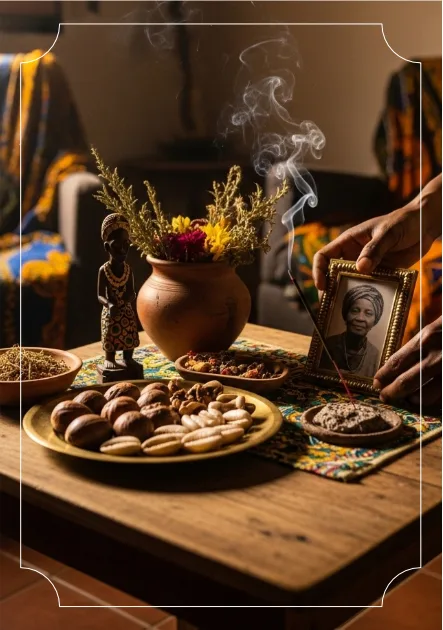
#> input picture bpa/assets/altar@2x.webp, 443 x 630 px
$ python og_imagem.py ../bpa/assets/edu_foto.webp ../bpa/assets/altar@2x.webp
#> lines starting #> are read from the running program, lines starting #| are printed output that depends on the picture
"""Gera a imagem de compartilhamento 1200x630 (WhatsApp/Facebook/Google) de uma página.

Uso: python3 scripts/og_imagem.py <slug> <imagem de origem>
Saída: <slug>/assets/og-<slug>.jpg. Imagem larga é recortada; alta ou quadrada fica
inteira no centro, sobre um fundo desfocado dela mesma.
"""
import os
import sys

from PIL import Image, ImageEnhance, ImageFilter

L, A = 1200, 630


def gerar(origem, destino, fundo_liso='#2b211b'):
#> called with origem = '../bpa/assets/altar@2x.webp', fundo_liso = '#2b211b'
    img = Image.open(origem)
#> img is the input picture: PIL image 443x630 RGB; mean R, G, B 90.6, 61.2, 37
    if img.mode in ('RGBA', 'LA', 'P'):
        # Recorte com fundo transparente (capa, mockup): fica inteiro sobre um fundo liso.
        img = img.convert('RGBA')
        final = Image.new('RGB', (L, A), fundo_liso)
        escala = min((L - 60) / img.width, (A - 60) / img.height)
        frente = img.resize((round(img.width * escala), round(img.height * escala)), Image.LANCZOS)
        final.paste(frente, ((L - frente.width) // 2, (A - frente.height) // 2), frente)
        final.save(destino, quality=84, optimize=True, progressive=True)
        return
    img = img.convert('RGB')
    if img.width / img.height >= 1.5:
        escala = max(L / img.width, A / img.height)
        img = img.resize((round(img.width * escala), round(img.height * escala)), Image.LANCZOS)
        x, y = (img.width - L) // 2, (img.height - A) // 2
        final = img.crop((x, y, x + L, y + A))
    else:
        escala = max(L / img.width, A / img.height)
#> escala = 2.71
        fundo = img.resize((round(img.width * escala), round(img.height * escala)), Image.LANCZOS)
        x, y = (fundo.width - L) // 2, (fundo.height - A) // 2
#> x = 0; y = 538
        final = ImageEnhance.Brightness(fundo.crop((x, y, x + L, y + A)).filter(ImageFilter.GaussianBlur(28))).enhance(0.55)
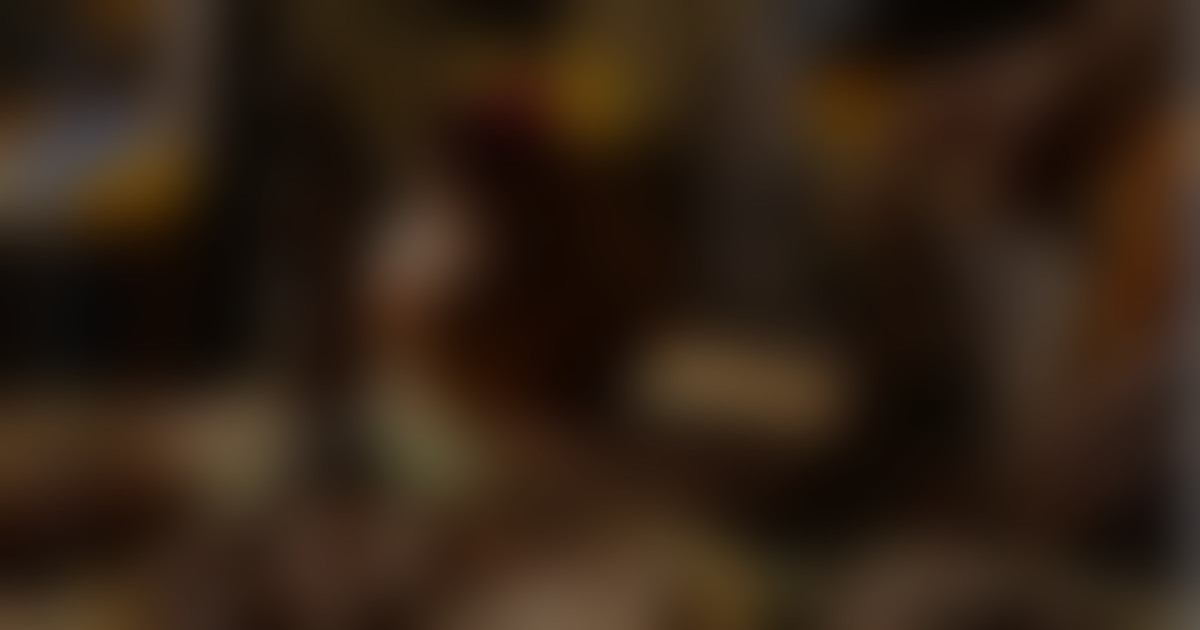
#> final: PIL image 1200x630 RGB; mean R, G, B 50.3, 34.2, 21
        escala = min((L - 40) / img.width, (A - 40) / img.height)
#> escala = 0.937
        frente = img.resize((round(img.width * escala), round(img.height * escala)), Image.LANCZOS)
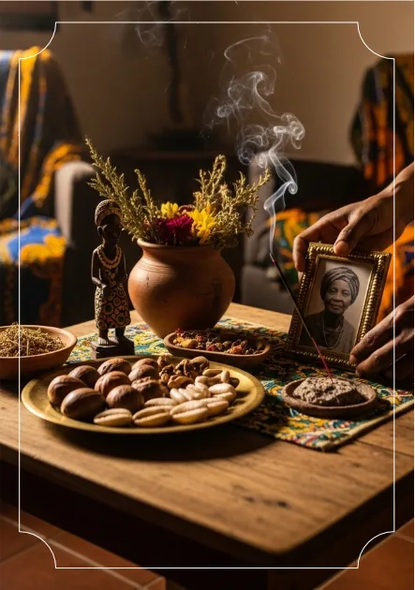
#> frente: PIL image 415x590 RGB; mean R, G, B 90.6, 61.3, 37.1
        final.paste(frente, ((L - frente.width) // 2, (A - frente.height) // 2))
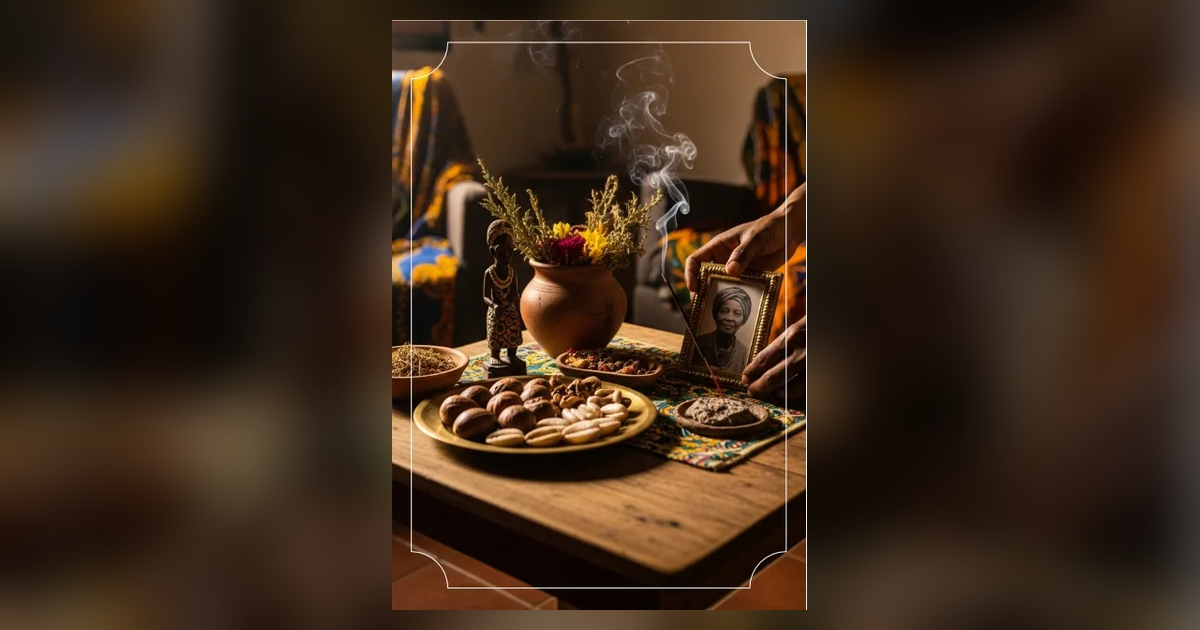
#> final: PIL image 1200x630 RGB; mean R, G, B 62.3, 42.5, 26.5
    final.save(destino, quality=84, optimize=True, progressive=True)


if __name__ == '__main__':
    slug, origem = sys.argv[1], sys.argv[2]
    destino = os.path.join(slug, 'assets', f'og-{slug}.jpg')
    gerar(origem, destino)
    print(destino, os.path.getsize(destino))

$ run again, on bpa/assets/depo-6978c632480ea46187bd3aac.webp
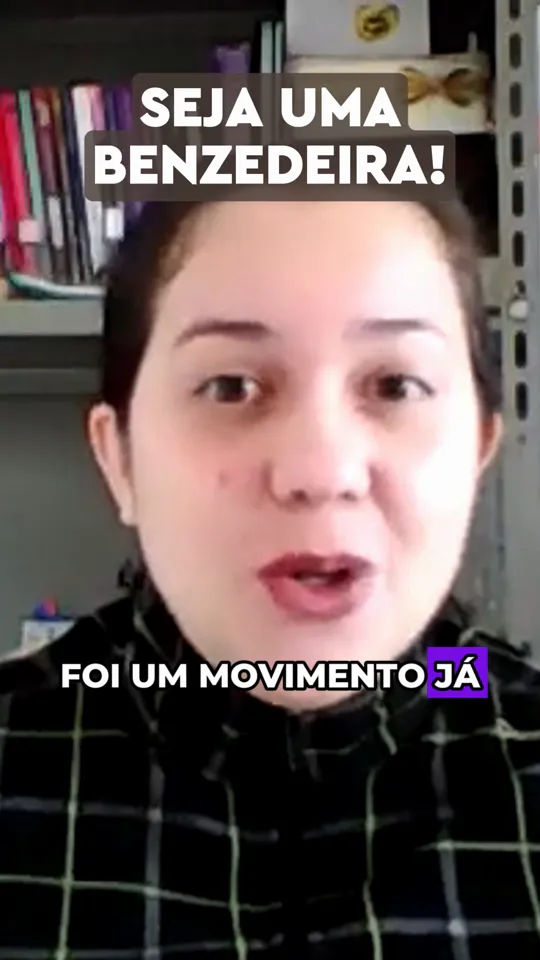
#> input picture bpa/assets/depo-6978c632480ea46187bd3aac.webp, 540 x 960 px
#> in gerar, img is the input picture: PIL image 540x960 RGB; mean R, G, B 105.8, 90.5, 88.5
#> in gerar, `final = ImageEnhance.Brightness(fundo.crop((x, y, x + L, y + A)).filte..`:
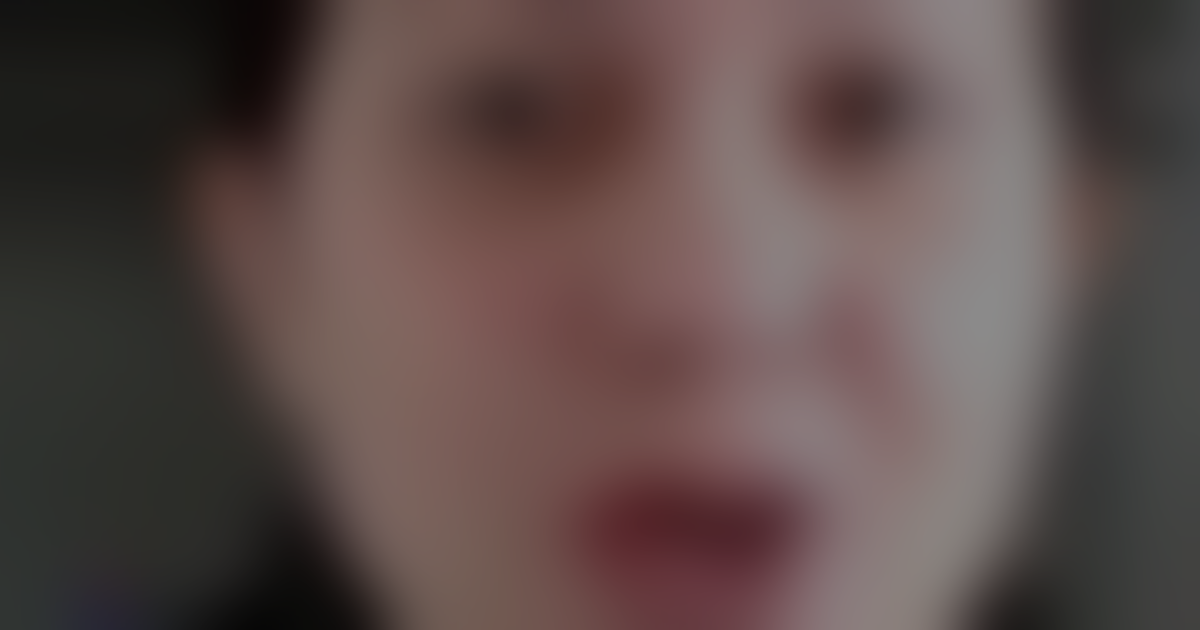
#> final: PIL image 1200x630 RGB; mean R, G, B 91.5, 75.4, 73.2
#> in gerar, `final.paste(frente, ((L - frente.width) // 2, (A - frente.height) // 2))`:
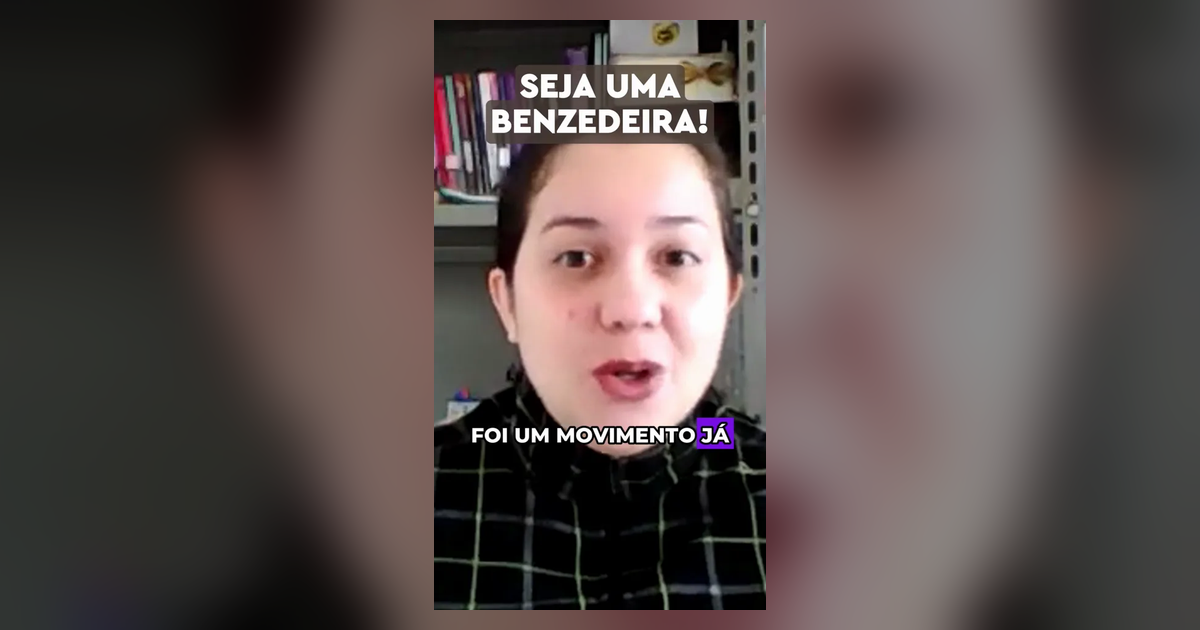
#> final: PIL image 1200x630 RGB; mean R, G, B 90, 78.3, 76.2

$ run again, on bpa/assets/depo-6978c6325faeb3a5b2b8744e.webp
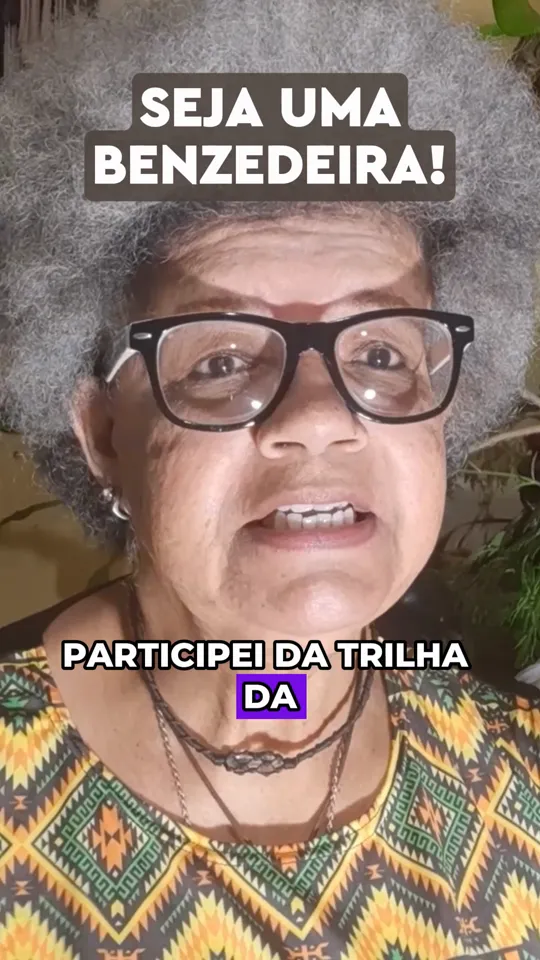
#> input picture bpa/assets/depo-6978c6325faeb3a5b2b8744e.webp, 540 x 960 px
#> in gerar, img is the input picture: PIL image 540x960 RGB; mean R, G, B 147.1, 126.2, 113.8
#> in gerar, `final = ImageEnhance.Brightness(fundo.crop((x, y, x + L, y + A)).filte..`:
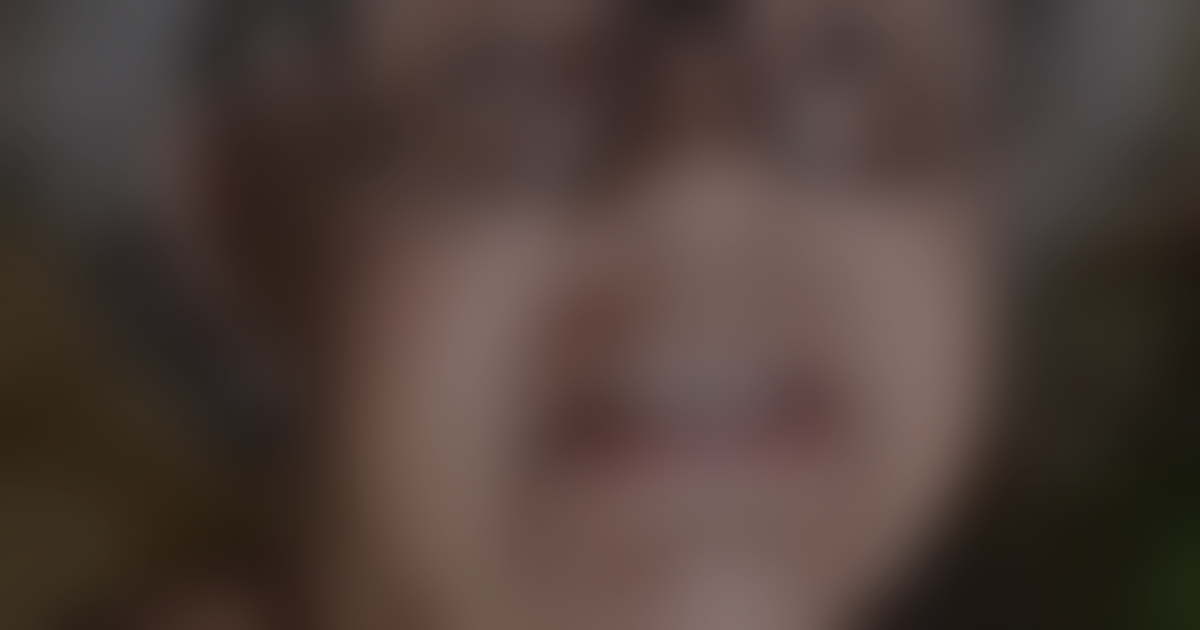
#> final: PIL image 1200x630 RGB; mean R, G, B 77.9, 62.7, 57
#> in gerar, `final.paste(frente, ((L - frente.width) // 2, (A - frente.height) // 2))`:
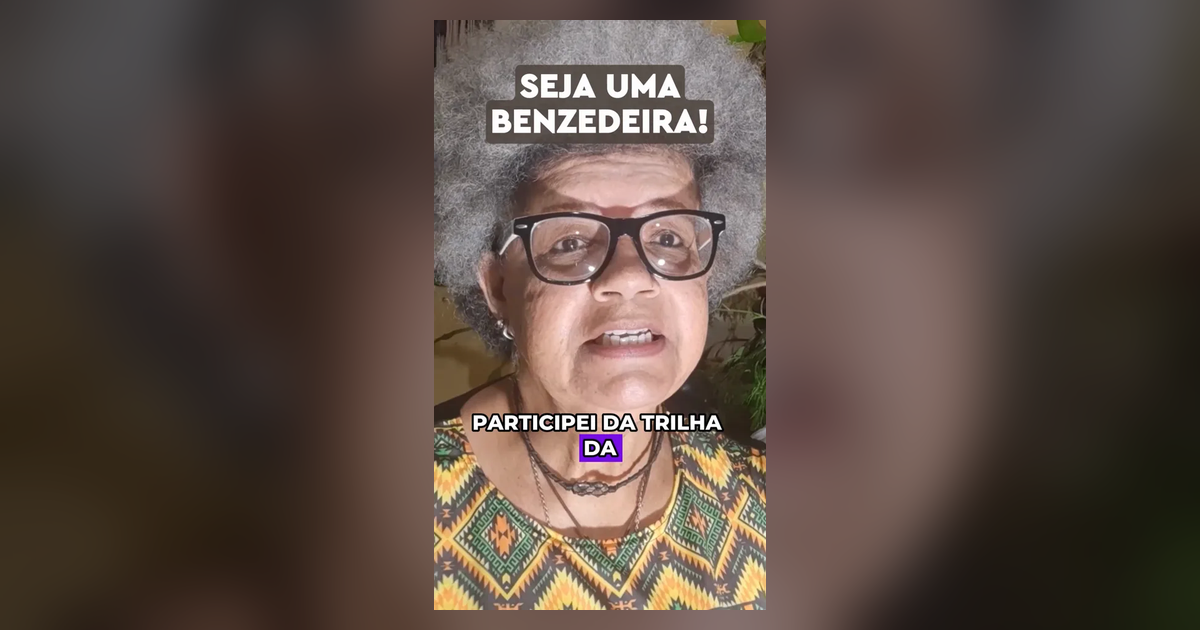
#> final: PIL image 1200x630 RGB; mean R, G, B 90, 75, 67.3
